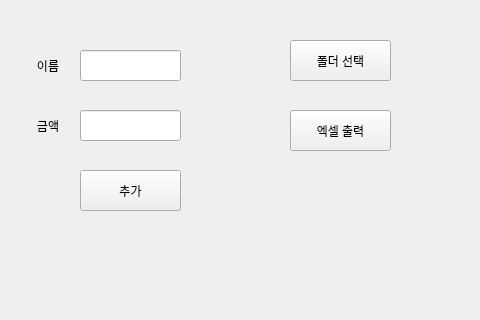
<?xml version="1.0" encoding="UTF-8"?>
<ui version="4.0">
 <class>Form</class>
 <widget class="QWidget" name="Form">
  <property name="geometry">
   <rect>
    <x>0</x>
    <y>0</y>
    <width>480</width>
    <height>320</height>
   </rect>
  </property>
  <property name="windowTitle">
   <string>Form</string>
  </property>
  <widget class="QPushButton" name="btn_select_dir">
   <property name="geometry">
    <rect>
     <x>290</x>
     <y>40</y>
     <width>101</width>
     <height>41</height>
    </rect>
   </property>
   <property name="text">
    <string>폴더 선택</string>
   </property>
  </widget>
  <widget class="QPushButton" name="btn_excel_analysis">
   <property name="geometry">
    <rect>
     <x>290</x>
     <y>110</y>
     <width>101</width>
     <height>41</height>
    </rect>
   </property>
   <property name="text">
    <string>엑셀 출력</string>
   </property>
  </widget>
  <widget class="QLineEdit" name="input_name">
   <property name="geometry">
    <rect>
     <x>80</x>
     <y>50</y>
     <width>101</width>
     <height>31</height>
    </rect>
   </property>
  </widget>
  <widget class="QLineEdit" name="input_money">
   <property name="geometry">
    <rect>
     <x>80</x>
     <y>110</y>
     <width>101</width>
     <height>31</height>
    </rect>
   </property>
  </widget>
  <widget class="QLabel" name="label">
   <property name="geometry">
    <rect>
     <x>20</x>
     <y>60</y>
     <width>56</width>
     <height>12</height>
    </rect>
   </property>
   <property name="text">
    <string>이름</string>
   </property>
   <property name="alignment">
    <set>Qt::AlignCenter</set>
   </property>
  </widget>
  <widget class="QLabel" name="label_2">
   <property name="geometry">
    <rect>
     <x>20</x>
     <y>120</y>
     <width>56</width>
     <height>12</height>
    </rect>
   </property>
   <property name="text">
    <string>금액</string>
   </property>
   <property name="alignment">
    <set>Qt::AlignCenter</set>
   </property>
  </widget>
  <widget class="QPushButton" name="btn_excel_add">
   <property name="geometry">
    <rect>
     <x>80</x>
     <y>170</y>
     <width>101</width>
     <height>41</height>
    </rect>
   </property>
   <property name="text">
    <string>추가</string>
   </property>
  </widget>
 </widget>
 <resources/>
 <connections/>
</ui>
